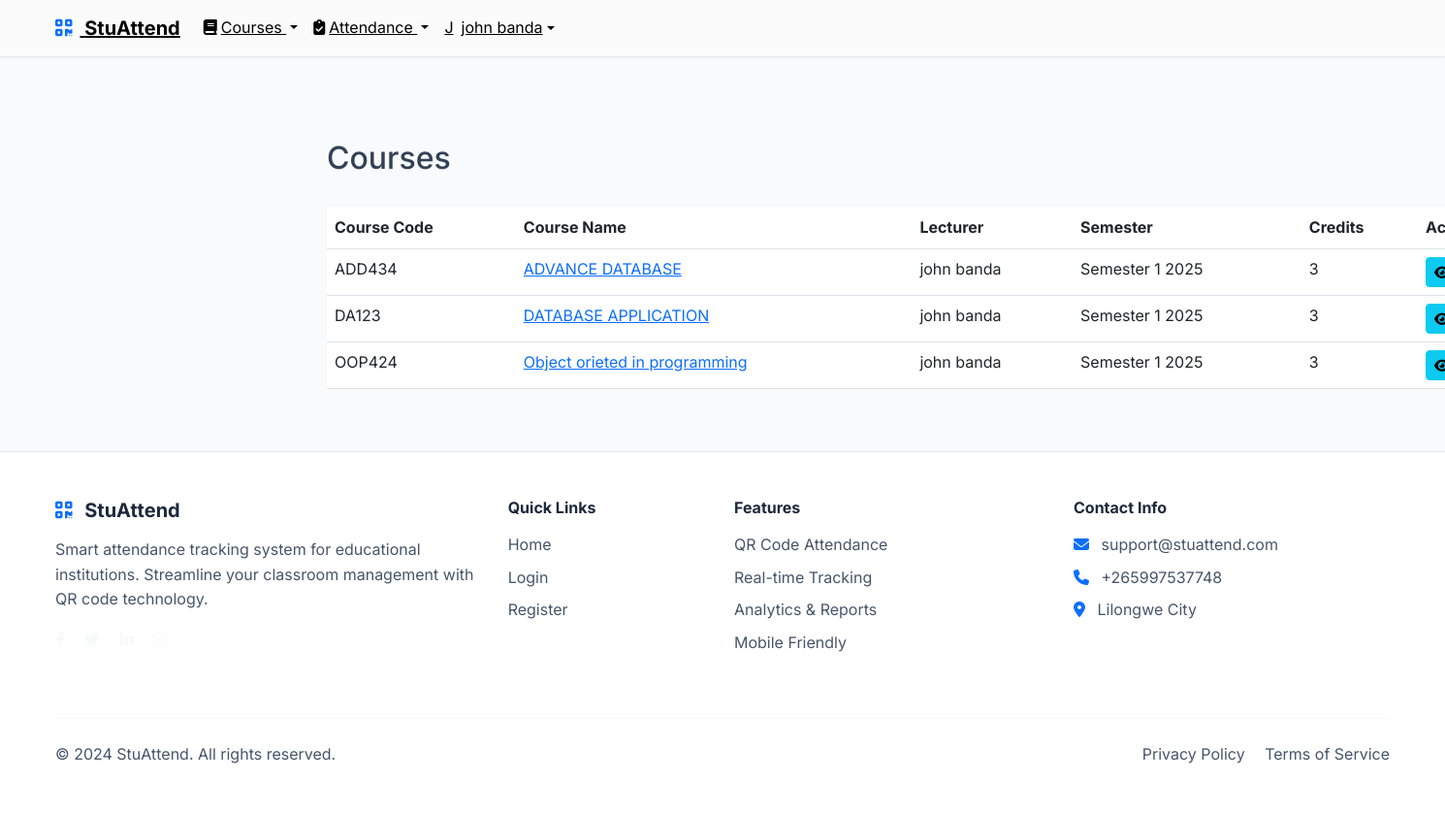
The page /courses/ (signed in) on the database its author committed.
### accounts/models.py (models this page shows, shortened)
class User(AbstractUser):
    ROLE_CHOICES = [
        ('admin', 'Administrator'),
        ('lecturer', 'Lecturer'),
        ('student', 'Student'),
    ]
    role = models.CharField(max_length=10, choices=ROLE_CHOICES, default='student')
    email = models.EmailField(unique=True)
    phone = models.CharField(
        max_length=15,
        validators=[RegexValidator(r'^\+?1?\d{9,15}$')],
        blank=True,
        null=True
    )
    created_at = models.DateTimeField(auto_now_add=True)
    updated_at = models.DateTimeField(auto_now=True)
    USERNAME_FIELD = 'email'
    REQUIRED_FIELDS = ['username', 'first_name', 'last_name']

class Lecturer(models.Model):
    user = models.OneToOneField(User, on_delete=models.CASCADE, related_name='lecturer_profile')
    employee_id = models.CharField(max_length=20, unique=True)
    department = models.CharField(max_length=100)
    qualification = models.CharField(max_length=200)
    hire_date = models.DateField(auto_now_add=True)

### courses/models.py (models this page shows, shortened)
class Course(models.Model):
    code = models.CharField(max_length=10, unique=True)
    name = models.CharField(max_length=100)
    description = models.TextField()
    credit_hours = models.IntegerField(default=3)
    lecturer = models.ForeignKey(Lecturer, on_delete=models.CASCADE, related_name='courses')
    semester = models.ForeignKey(Semester, on_delete=models.CASCADE, related_name='courses')
    created_at = models.DateTimeField(auto_now_add=True)
    class Meta:
        ordering = ['code']

class Semester(models.Model):
    SEMESTER_CHOICES = [
        ('Fall', 'Fall'),
        ('Spring', 'Spring'),
        ('Summer', 'Summer'),
    ]
    name = models.CharField(max_length=20, choices=SEMESTER_CHOICES)
    year = models.IntegerField(
        validators=[MinValueValidator(2020), MaxValueValidator(2030)]
    )
    start_date = models.DateField()
    end_date = models.DateField()
    is_active = models.BooleanField(default=True)
    class Meta:
        unique_together = ['name', 'year']
        ordering = ['-year', '-start_date']

### courses/views.py (the view, shortened to what this page needs)
# urls.py: path('', views.course_list, name='course_list'),
@login_required
def course_list(request):
    courses = Course.objects.all().select_related('lecturer', 'semester')
    if request.user.role == 'lecturer':
        try:
            lecturer_profile = request.user.lecturer_profile
            courses = courses.filter(lecturer=lecturer_profile)
        except User.lecturer_profile.RelatedObjectDoesNotExist:
            messages.warning(request, 'You do not have a lecturer profile. Please contact administrator.')
            courses = Course.objects.none()
    paginator = Paginator(courses, 10)
    page_number = request.GET.get('page')
    courses = paginator.get_page(page_number)
    context = {
        'courses': courses,
    }
    return render(request, 'courses/course_list.html', context)

### templates/courses/course_list.html (shortened to what this page needs)
{% extends 'base/base.html' %}
{% load static %}
{% block content %}
<div class="container mt-5">
    <div class="row">
        <div class="col-12">
            <div class="d-flex justify-content-between align-items-center mb-4">
                <h2>Courses</h2>
            </div>
            {% if courses %}
            <div class="table-responsive">
                <table class="table table-hover">
                    <thead class="thead-dark">
                        <tr>
                            <th>Course Code</th>
                            <th>Course Name</th>
                            <th>Lecturer</th>
                            <th>Semester</th>
                            <th>Credits</th>
                            <th>Actions</th>
                        </tr>
                    </thead>
                    <tbody>
                        {% for course in courses %}
                        <tr>
                            <td>{{ course.code }}</td>
                            <td>
                                <a href="{% url 'courses:course_detail' course.pk %}">{{ course.name }}</a>
                            </td>
                            <td>{{ course.lecturer.user.get_full_name }}</td>
                            <td>{{ course.semester.name }} {{ course.semester.year }}</td>
                            <td>{{ course.credit_hours }}</td>
                            <td>
                                <a href="{% url 'courses:course_detail' course.pk %}" class="btn btn-sm btn-info">
                                    <i class="fas fa-eye"></i> View
                                </a>
                            </td>
                        </tr>
                        {% endfor %}
                    </tbody>
                </table>
            </div>
            {% endif %}
        </div>
    </div>
</div>
{% endblock %}

### templates/base/base.html (shortened to what this page needs)
<!DOCTYPE html>
<html lang="en">
{% load static %}
<head>
    <link href="https://cdn.jsdelivr.net/npm/bootstrap@5.3.0/dist/css/bootstrap.min.css" rel="stylesheet">
    <link rel="stylesheet" href="https://cdn.jsdelivr.net/npm/bootstrap-icons@1.10.0/font/bootstrap-icons.css">
    <link rel="stylesheet" href="https://cdnjs.cloudflare.com/ajax/libs/font-awesome/6.4.0/css/all.min.css">
    <link rel="stylesheet" href="{% static 'css/modern-styles.css' %}">
    <link rel="stylesheet" href="{% static 'css/styles.css' %}">
</head>
<body>
    <nav class="navbar navbar-expand-lg navbar-modern fixed-top" id="mainNavbar">
        <div class="container">
            <a class="navbar-brand fw-bold" href="/">
                <i class="fas fa-qrcode text-primary me-2"></i>
                StuAttend
            </a>
            <div class="collapse navbar-collapse" id="navbarNav">
                <ul class="navbar-nav">
                    {% if user.is_authenticated %}
                        <li class="nav-item dropdown">
                            <a class="nav-link dropdown-toggle {% if 'courses' in request.path %}active{% endif %}" href="#" id="coursesDropdown" role="button" data-bs-toggle="dropdown" aria-expanded="false">
                                <i class="fas fa-book me-1"></i>Courses
                            </a>
                        </li>
                        <li class="nav-item dropdown">
                            <a class="nav-link dropdown-toggle {% if 'attendance' in request.path %}active{% endif %}" href="#" id="attendanceDropdown" role="button" data-bs-toggle="dropdown" aria-expanded="false">
                                <i class="fas fa-clipboard-check me-1"></i>Attendance
                            </a>
                        </li>
                        <li class="nav-item dropdown">
                            <a class="nav-link dropdown-toggle d-flex align-items-center" href="#" id="navbarDropdown" role="button" data-bs-toggle="dropdown">
                                <div class="avatar-circle me-2">
                                    {{ user.get_full_name|default:user.username|first|upper }}
                                </div>
                                {{ user.get_full_name|default:user.username }}
                            </a>
                        </li>
                    {% endif %}
                </ul>
            </div>
        </div>
    </nav>
    <main class="{% if not request.path == '/' %}main-content container-fluid mt-5 pt-5{% endif %}">
        {% block content %}{% endblock %}
    </main>
    <footer class="footer-modern py-5 mt-5">
        <div class="container">
            <div class="row">
                <div class="col-lg-4 mb-4">
                    <h5 class="fw-bold mb-3">
                        <i class="fas fa-qrcode text-primary me-2"></i>
                        StuAttend
                    </h5>
                    <p class="text-light-emphasis">
                        Smart attendance tracking system for educational institutions.
                        Streamline your classroom management with QR code technology.
                    </p>
                    <div class="social-links">
                        <a href="#" class="text-light me-3"><i class="fab fa-facebook-f"></i></a>
                        <a href="#" class="text-light me-3"><i class="fab fa-twitter"></i></a>
                        <a href="#" class="text-light me-3"><i class="fab fa-linkedin-in"></i></a>
                        <a href="#" class="text-light"><i class="fab fa-instagram"></i></a>
                    </div>
                </div>
                <div class="col-lg-2 mb-4">
                    <h6 class="fw-bold mb-3">Quick Links</h6>
                    <ul class="list-unstyled">
                        <li class="mb-2"><a href="/" class="text-light-emphasis text-decoration-none">Home</a></li>
                        <li class="mb-2"><a href="{% url 'accounts:login' %}" class="text-light-emphasis text-decoration-none">Login</a></li>
                        <li class="mb-2"><a href="{% url 'accounts:register' %}" class="text-light-emphasis text-decoration-none">Register</a></li>
                    </ul>
                </div>
                <div class="col-lg-3 mb-4">
                    <h6 class="fw-bold mb-3">Features</h6>
                    <ul class="list-unstyled">
                        <li class="mb-2"><a href="#" class="text-light-emphasis text-decoration-none">QR Code Attendance</a></li>
                        <li class="mb-2"><a href="#" class="text-light-emphasis text-decoration-none">Real-time Tracking</a></li>
                        <li class="mb-2"><a href="#" class="text-light-emphasis text-decoration-none">Analytics & Reports</a></li>
                        <li class="mb-2"><a href="#" class="text-light-emphasis text-decoration-none">Mobile Friendly</a></li>
                    </ul>
                </div>
                <div class="col-lg-3 mb-4">
                    <h6 class="fw-bold mb-3">Contact Info</h6>
                    <ul class="list-unstyled">
                        <li class="mb-2">
                            <i class="fas fa-envelope text-primary me-2"></i>
                            <span class="text-light-emphasis">support@stuattend.com</span>
                        </li>
                        <li class="mb-2">
                            <i class="fas fa-phone text-primary me-2"></i>
                            <span class="text-light-emphasis">+265997537748</span>
                        </li>
                        <li class="mb-2">
                            <i class="fas fa-map-marker-alt text-primary me-2"></i>
                            <span class="text-light-emphasis">Lilongwe City</span>
                        </li>
                    </ul>
                </div>
            </div>
            <hr class="my-4">
            <div class="row align-items-center">
                <div class="col-md-6">
                    <p class="text-light-emphasis mb-0">&copy; 2024 StuAttend. All rights reserved.</p>
                </div>
                <div class="col-md-6 text-md-end">
                    <a href="#" class="text-light-emphasis text-decoration-none me-3">Privacy Policy</a>
                    <a href="#" class="text-light-emphasis text-decoration-none">Terms of Service</a>
                </div>
            </div>
        </div>
    </footer>
</body>
</html>

### static/css/modern-styles.css (style rules this page uses)
:root { --primary-color: #6366f1; --primary-dark: #4f46e5; --secondary-color: #8b5cf6; --accent-color: #06b6d4; --success-color: #10b981; --warning-color: #f59e0b; --error-color: #ef4444; --dark-color: #1e293b; --light-color: #f8fafc; --gray-100: #f1f5f9; --gray-200: #e2e8f0; --gray-300: #cbd5e1; --gray-400: #94a3b8; --gray-500: #64748b; --gray-600: #475569; --gray-700: #334155; --gray-800: #1e293b; --gray-900: #0f172a; --shadow-sm: 0 1px 2px 0 rgb(0 0 0 / 0.05); --shadow-md: 0 4px 6px -1px rgb(0 0 0 / 0.1), 0 2px 4px -2px rgb(0 0 0 / 0.1); --shadow-lg: 0 10px 15px -3px rgb(0 0 0 / 0.1), 0 4px 6px -4px rgb(0 0 0 / 0.1); --shadow-xl: 0 20px 25px -5px rgb(0 0 0 / 0.1), 0 8px 10px -6px rgb(0 0 0 / 0.1); --border-radius: 0.5rem; --border-radius-lg: 0.75rem; --border-radius-xl: 1rem; }
* { margin: 0; padding: 0; box-sizing: border-box; }
body { font-family: 'Inter', -apple-system, BlinkMacSystemFont, 'Segoe UI', Roboto, sans-serif; line-height: 1.6; color: var(--gray-700); background-color: var(--light-color); }
.navbar-modern { background: #FBFBFB; backdrop-filter: blur(10px); border-bottom: 1px solid var(--gray-200); transition: all 0.3s ease; box-shadow: var(--shadow-sm); z-index: 1030; }
.navbar-modern .navbar-brand, .navbar-modern .nav-link { color: initial !important; text-decoration: underline !important; }
.footer-modern { background: white; color: var(--gray-700); border-top: 1px solid var(--gray-200); padding: 3rem 0 1rem; }
.footer-modern h5, .footer-modern h6 { color: var(--gray-800); }
.footer-modern .text-light-emphasis { color: var(--gray-600) !important; }
.footer-modern a { color: initial; text-decoration: underline; transition: none; }
.footer-modern .social-links a { color: var(--gray-600); transition: color 0.3s ease; }
.footer-modern hr { border-color: var(--gray-200); }
.main-content { transition: margin-left 0.3s ease; }
@media (min-width: 992px) { .main-content { margin-left: 280px; } }
@media (min-width: 1200px) { .container { max-width: 1400px; } }
body { transition: padding-top 0.3s ease; }

### rows shown on the page
User: get_full_name|first "J", get_full_name "john banda"
Course: code "ADD434", name "ADVANCE DATABASE", lecturer.user.get_full_name "john banda", semester.name "Semester 1", semester.year "2025", credit_hours "3"
Course: code "DA123", name "DATABASE APPLICATION", lecturer.user.get_full_name "john banda", semester.name "Semester 1", semester.year "2025", credit_hours "3"
Course: code "OOP424", name "Object orieted in programming", lecturer.user.get_full_name "john banda", semester.name "Semester 1", semester.year "2025", credit_hours "3"
